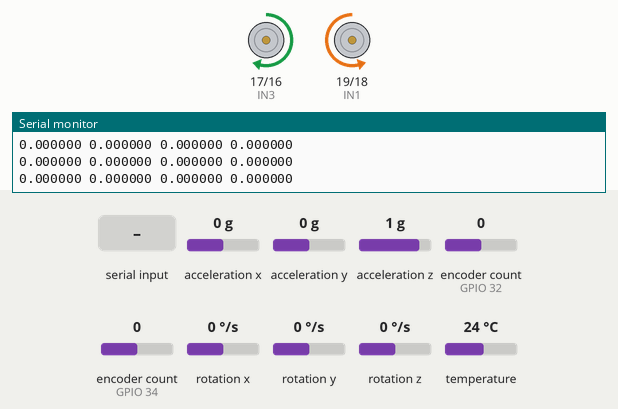
A program run on a simulated ESP32. Shown: motor-driver pin pairs drawn as motors (green arrow = first pin HIGH = forward, orange = second pin HIGH = backward, longer = more drive), the last lines printed to the serial monitor. The test bench sets the inputs (shaded band); at power-on: acceleration x 0 g, rotation z 0 °/s, acceleration y 0 g, acceleration z 1 g, encoder count (sensors on GPIO 32, GPIO 34) 0, rotation x 0 °/s, rotation y 0 °/s, temperature 24 °C.

Above: at 1.2 s.
1.3 s: acceleration x set to -0.2 g
At 2.1 s:
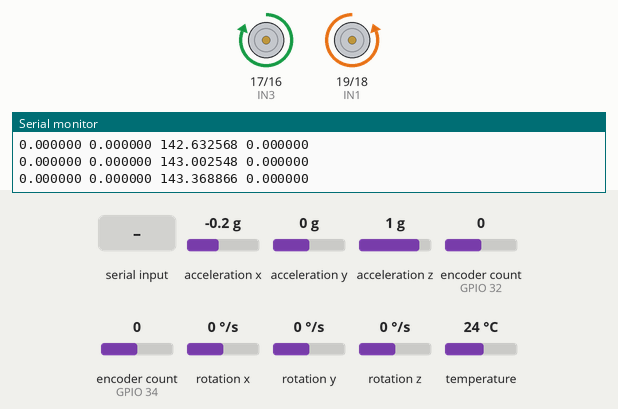
2.8 s: "Kp\n" received over Serial
At 3.4 s:
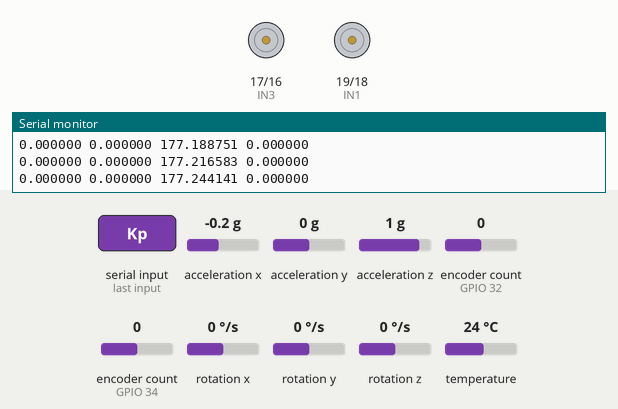
4.3 s: rotation z set to 192 °/s
At 5.5 s:
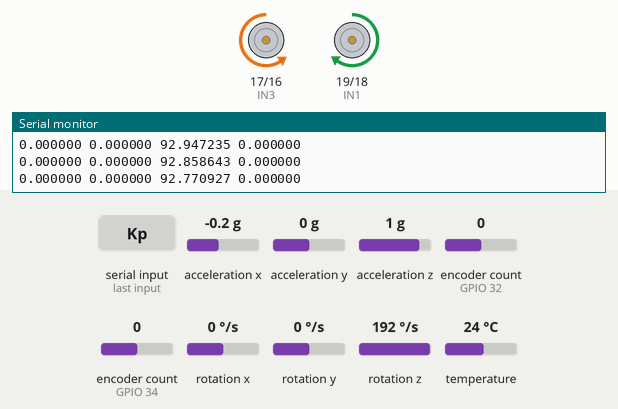
5.8 s: "Kd 1\n" received over Serial
At 6.9 s:
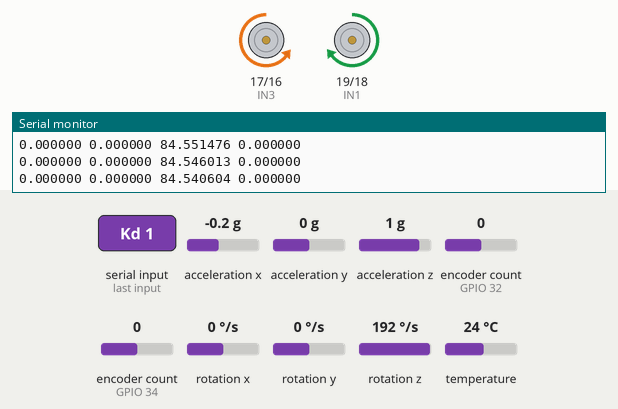
Timing chart, 0 to 8.3 s (numbered marks = the images above; inputs shaded):
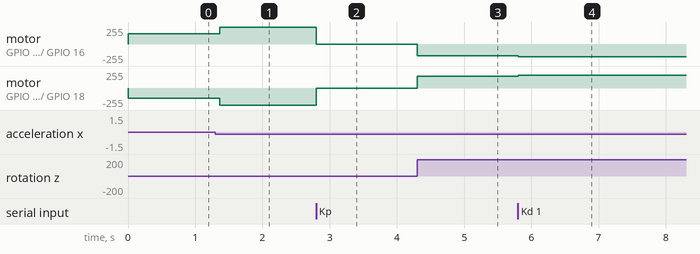

Measured:
- the behaviour switches between 0 and -0.1 g on acceleration x (found by bisection; images 0 and 1)
- after the input at 1.3 s, motor on GPIO 17 (IN3) / GPIO 16 (IN4): forward 152/255 → forward 255/255 after 0.06 s; motor on GPIO 19 (IN1) / GPIO 18 (IN2): backward 153/255 → backward 255/255 after 0.06 s
- after the input at 2.8 s, motor on GPIO 17 (IN3) / GPIO 16 (IN4): forward 255/255 → stopped at once; motor on GPIO 19 (IN1) / GPIO 18 (IN2): backward 255/255 → stopped at once
- after the input at 4.3 s, motor on GPIO 17 (IN3) / GPIO 16 (IN4): stopped → backward 174/255 at once; motor on GPIO 19 (IN1) / GPIO 18 (IN2): stopped → forward 175/255 at once
- after the input at 5.8 s, motor on GPIO 17 (IN3) / GPIO 16 (IN4): backward 174/255 → backward 193/255 at once; motor on GPIO 19 (IN1) / GPIO 18 (IN2): forward 175/255 → forward 194/255 at once

The program:

main.cpp
```cpp
// Ce code est un programme de contrôle pour un gyropode utilisant un ESP32.
// Il utilise des capteurs MPU6050 pour mesurer l'angle et la vitesse,
// ainsi que des encodeurs pour mesurer la position des roues.
// Le programme implémente un contrôle en boucle fermée pour maintenir le gyropode en équilibre.
// Les paramètres de contrôle peuvent être ajustés via la communication série.

#include <Arduino.h>
#include <String.h>
#include <Wire.h>
#include <Adafruit_MPU6050.h>
#include <Adafruit_Sensor.h>
#include <ESP32Encoder.h>

// --- Variables d'Asservissement ---
char FlagCalcul = 0;
float Te = 5;               // période d'échantillonage en ms
float Tau = 500;            // constante de temps du filtre en ms
float Kp = 20.0;
float Kd = 0.60;
float Vcons = 0.0;
float Kpv = 0.30;
float Kdv = 0.80;
float Kiv = 0.085;
float Oeq = -1.310;          // -3.5499573 angle trouver  avec le cable
int C0g = 585, C0d = 589;
int incr = 748;             // nombre d'incrément par tour de roue
float R = 0.035;            // rayon de la roue en m

float ax, ay, gz;
float gyroz;
float angleAcc;
float E_filtrer;
float angle_filtre;
float Vmes;
float ec_final, erreur, Ec, Ecd, Ecg;
volatile int pwmg, pwmd;
float encd = 0, encg = 0;
float posg=0, posd=0, pos_precg = 0, pos_precd = 0;
float vd=0, vg=0;

float eVin, ePVit, dVit, eVit;
float vLinF=0;
float Ocons,Teta, eTeta, posd_ref, posg_ref;
float iVit;

unsigned long t_precedent = 0;

// --- Pins Mini L298N ---
const int IN1 = 19;
const int IN2 = 18;
const int IN3 = 17;
const int IN4 = 16;

// PWM (LEDC) configuration for ESP32
const int PWM_FREQ = 20000;
const int PWM_RES = 10;       // 10-bit resolution (0-1023)
const int PWM_CH1 = 0;
const int PWM_CH2 = 1;
const int PWM_CH3 = 2;
const int PWM_CH4 = 3;

// coefficient du filtre
float A, B;

float angle();
void initgyro();
void controle(void *parameters);

Adafruit_MPU6050 mpu;
SemaphoreHandle_t dataMutex = xSemaphoreCreateMutex();

ESP32Encoder encoderD;
ESP32Encoder encoderG;

void setup()
{
  // put your setup code here, to run once:
  Serial.begin(115200);
  //  Wire.begin(21, 22);

  // use pin 33 and 32 for the first encoder
	encoderG.attachHalfQuad(32, 33);
	// use pin 34 and 35 for the second encoder
	encoderD.attachHalfQuad(34, 35);

  encoderG.setCount(0);
  encoderD.setCount(0);

  // Setup motor pins and LEDC channels
  pinMode(IN1, OUTPUT);
  pinMode(IN2, OUTPUT);
  pinMode(IN3, OUTPUT);
  pinMode(IN4, OUTPUT);
  ledcSetup(PWM_CH1, PWM_FREQ, PWM_RES);
  ledcSetup(PWM_CH2, PWM_FREQ, PWM_RES);
  ledcSetup(PWM_CH3, PWM_FREQ, PWM_RES);
  ledcSetup(PWM_CH4, PWM_FREQ, PWM_RES);
  ledcAttachPin(IN1, PWM_CH1);
  ledcAttachPin(IN2, PWM_CH2);
  ledcAttachPin(IN3, PWM_CH3);
  ledcAttachPin(IN4, PWM_CH4);

  // initialize timing
  t_precedent = millis();

  // calcul coeff filtre
  A = 1 / (1 + Tau / Te);
  B = Tau / Te * A;

  initgyro();

  Serial.println("Setup terminé, lancement de la tâche de contrôle...");

  xTaskCreate(
      controle,
      "Controle",
      16384,
      NULL,
      1,
      NULL);
}

void initgyro()
{
  if (!mpu.begin())
  {
    Serial.println("MPU non détecté");
    while (1)
    {
      delay(10);
    }                                                       // Boucle infinie pour indiquer l'erreur
  }
  mpu.setAccelerometerRange(MPU6050_RANGE_8_G);
}

float angle()
{
  sensors_event_t a, g, t;
  mpu.getEvent(&a, &g, &t);
  ay = a.acceleration.y;
  ax = a.acceleration.x;
  gz = g.gyro.z;

  angleAcc = atan2(ay, ax) * 180.0 / PI;

  gyroz = -(gz * Tau / 1000.0) * 180.0 / PI;                // Convertir en degrés et appliquer le filtre pour compenser l'offset

  E_filtrer = gyroz + angleAcc;                             // Combinaison du gyroscope et de l'accéléromètre pour obtenir une estimation plus stable de l'angle
  angle_filtre = A * E_filtrer + B * angle_filtre;          // Application du filtre pour lisser l'estimation de l'angle

  return angle_filtre;
}

void controle(void *parameters)
{
  TickType_t t_precedent;

  t_precedent = xTaskGetTickCount();                        // Initialiser le temps précédent pour vTaskDelayUntil

  while (1)
  {
    // Calcul de la vitesse de déplacement du gyropode
    encd = encoderD.getCount();
    encg = encoderG.getCount();

    posd = encd* (360 * R) / incr;
    posg = encg* (360 * R) / incr;

    vd = (posd - pos_precd) / (Te/1000); // en m/s
    vg = (posg - pos_precg) / (Te/1000); // en m/s


    // Vitesse linéaire calculée à partir des vitesses des roues
    vLinF = (vd + vg) / 2;

    // Calcul des variables de Asservissement de Vitesse
    eVit = Vcons - vLinF;     // Erreur de la Vitesse
    dVit = A * dVit + B * (eVit - ePVit);      // Dérivé du kdVitesse filtré

    // Mise à jour des positions précédentes pour le prochain calcul de vitesse
    pos_precd = posd;
    pos_precg = posg;

    // Mise à jour de ePVit pour le prochain calcul de dVit
    ePVit = eVit;

    iVit = iVit + Kiv * eVit * (Te/1000);           // Intégral de l'erreur de vitesse
    iVit = constrain(iVit, -1, 1); // Anti-windup pour éviter que l'intégral ne devienne trop grand

    // Asservissement Vitesse
    Ocons = Kpv * eVit + Kdv * dVit + iVit;
    //Ocons = constrain(Ocons, -2.0 / 180 * PI, 2.0 / 180 * PI);

    Teta = angle();
    eTeta = Ocons + Oeq - Teta;
    Ec = eTeta * Kp + Kd * (gz * (180/PI));
    Ecd = Ec;
    Ecg = Ec;

    if (Ec>0) {Ecd += C0d; Ecg += C0g;}                      // compensation de couple de forttement sec  +
    if (Ec<0) {Ecd -= C0d; Ecg -= C0g;}                      //                    "                      -

    pwmd = constrain((int)abs(Ecd), 0, 1023);                // On utilise abs(Ec) pour la valeur de puissance et on contraint entre 0 et 1023
    pwmg = constrain((int)abs(Ecg), 0, 1023);

    if (Ecd > 0)
    {
      ledcWrite(PWM_CH1, pwmd);
      ledcWrite(PWM_CH2, 0);
      ledcWrite(PWM_CH3, 0);
      ledcWrite(PWM_CH4, pwmg);
    }
    else
    {
      ledcWrite(PWM_CH1, 0);
      ledcWrite(PWM_CH2, pwmd);
      ledcWrite(PWM_CH3, pwmg);
      ledcWrite(PWM_CH4, 0);
    }
    FlagCalcul = 1;
    vTaskDelayUntil(&t_precedent, pdMS_TO_TICKS(Te));       // Attendre jusqu'à la prochaine période d'échantillonnage
  }
}

void reception(char ch)
{

  static int i = 0;
  static String chaine = "";
  String commande;
  String valeur;
  int index, length;

  if ((ch == 13) or (ch == 10))
  {
    index = chaine.indexOf(' ');
    length = chaine.length();
    if (index == -1)
    {
      commande = chaine;
      valeur = "";
    }
    else
    {
      commande = chaine.substring(0, index);
      valeur = chaine.substring(index + 1, length);
    }

    if (commande == "Kp")   Kp = valeur.toFloat();
    if (commande == "Kd")   Kd = valeur.toFloat();
    if (commande == "Kpv")   Kpv = valeur.toFloat();
    if (commande == "Kdv")   Kdv = valeur.toFloat();
    if (commande == "Kiv")   Kiv = valeur.toFloat();

    chaine = "";
  }
  else
  {
    chaine += ch;
  }
}

void serialEvent()
{
  while (Serial.available() > 0) // tant qu'il y a des caractères à lire
  {
    reception(Serial.read());
  }
}

void loop()
{
  if (FlagCalcul == 1)
  {
   // Serial.printf("%f %f %f %f\n", angle_filtre, Ec, Ocons, vLinF);
   Serial.printf("%f %f %f %f\n", iVit, vLinF, Teta, dVit);
    FlagCalcul = 0;
  }
}
// motg 585 motd 589
```
